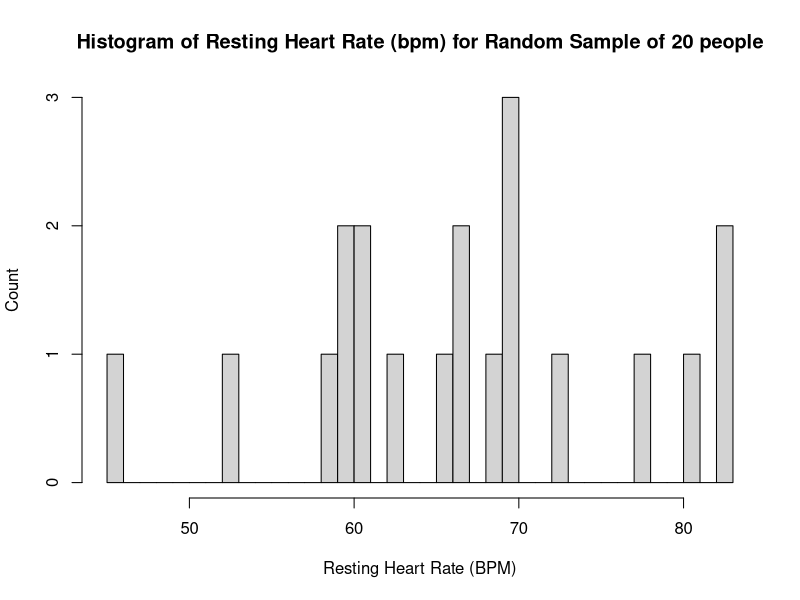
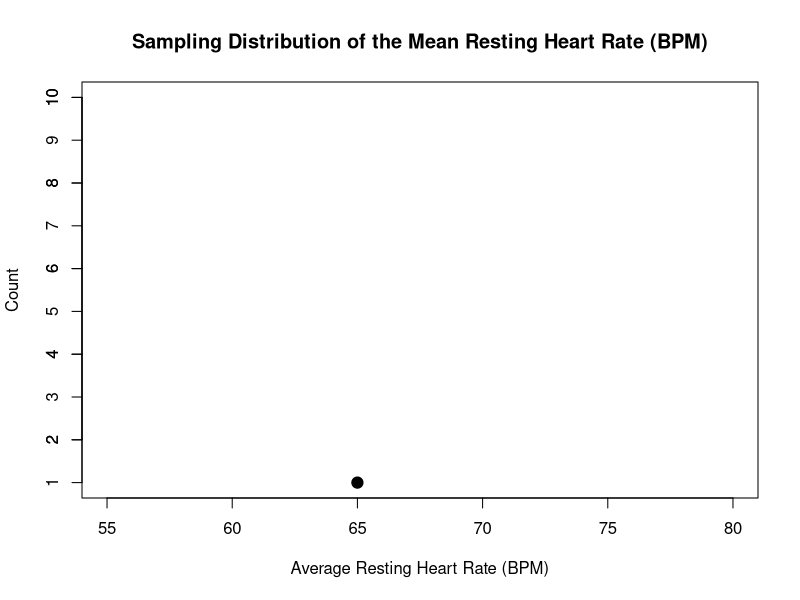
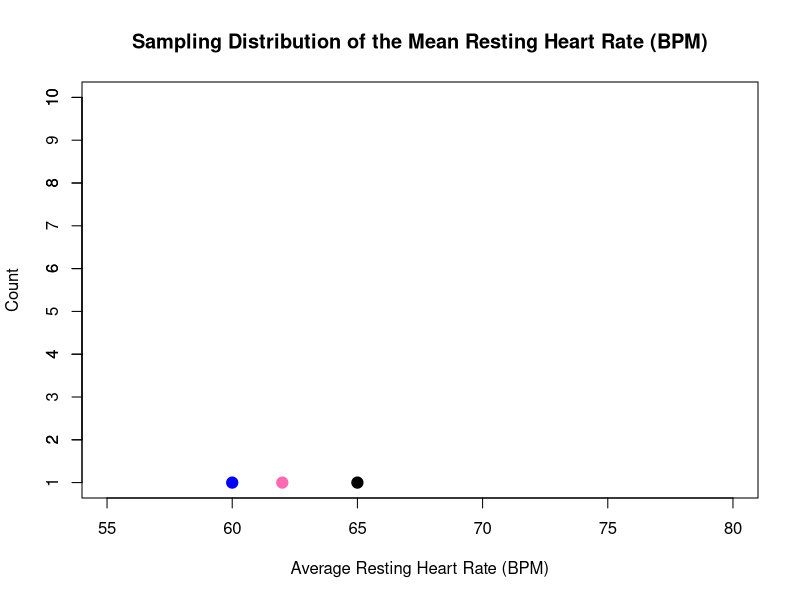
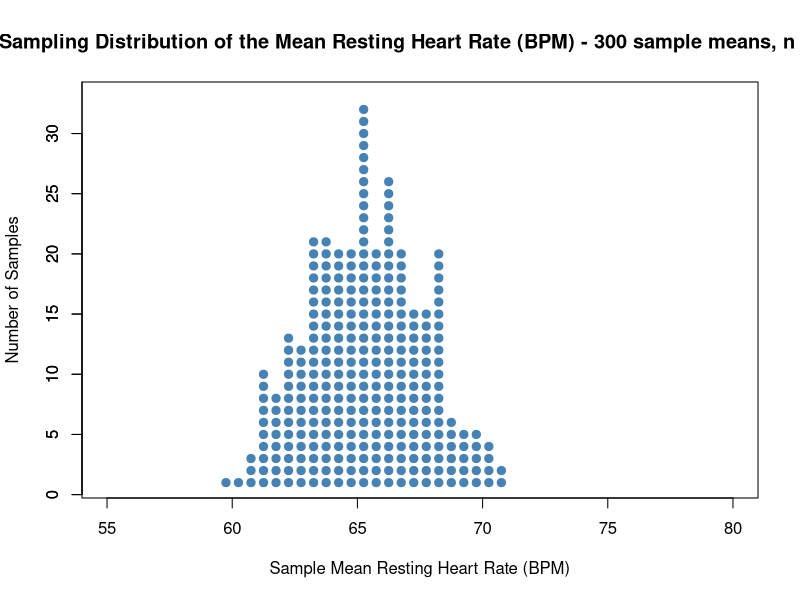
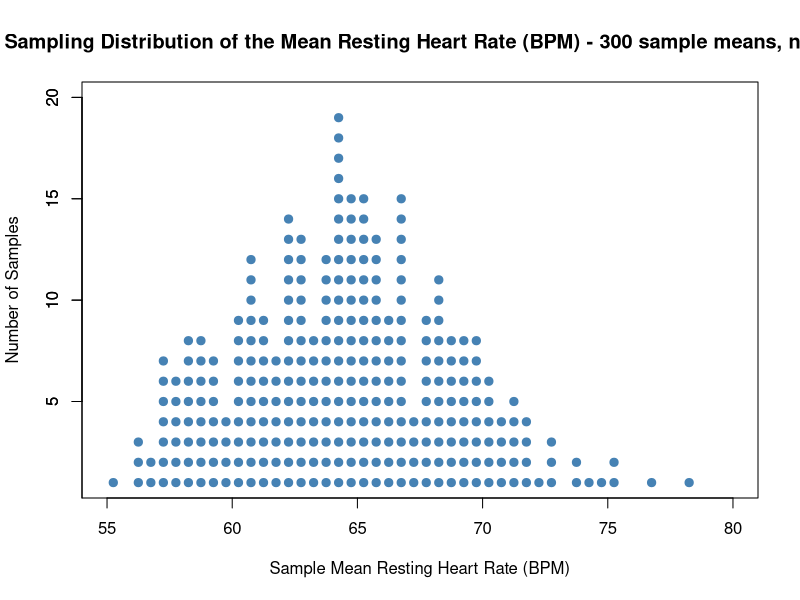
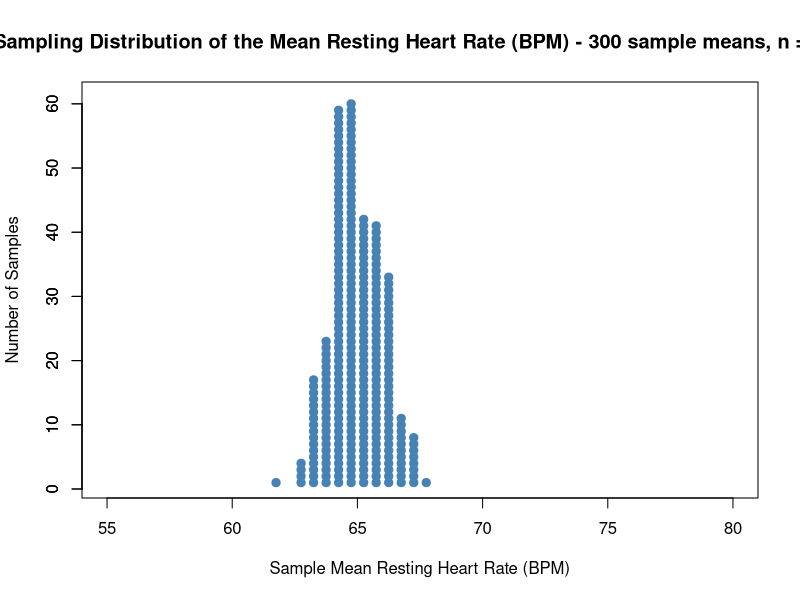

These figures' R source, in order:
## ---- chunk 1
dbinom(2, size=5, prob=0.2)
## ---- chunk 2
p0 <- dbinom(0, size=5, prob=0.2)
p0
1-p0
## ---- chunk 3
dpois(x = 5, lambda = 3)
## ---- chunk 4
library(tidyverse)
set.seed(123)
#Generate random normal
n <- 20
x <- rnorm(n, mean = 65, sd = 10)

h <- hist(
  x,
  breaks = 30,
  main = "Histogram of Resting Heart Rate (bpm) for Random Sample of 20 people",
  xlab = "Resting Heart Rate (BPM)",
  ylab = "Count"
)
## ---- chunk 5
# Blank scatter plot
plot(
  NA, NA,
  xlim = c(55, 80),
  ylim = c(1, 10),
  xlab = "Average Resting Heart Rate (BPM)",
  ylab = "Count",
  main = "Sampling Distribution of the Mean Resting Heart Rate (BPM)"
)

# Add custom y-axis ticks at 1–5
axis(side = 2, at = 1:10, labels = 1:10)
# Add one dot at (65, 1)
points(65, 1, pch = 19, cex = 1.5)
## ---- chunk 6
# Blank scatter plot
plot(
  NA, NA,
  xlim = c(55, 80),
  ylim = c(1, 10),
  xlab = "Average Resting Heart Rate (BPM)",
  ylab = "Count",
  main = "Sampling Distribution of the Mean Resting Heart Rate (BPM)"
)

# Add custom y-axis ticks at 1–5
axis(side = 2, at = 1:10, labels = 1:10)

# Add one dot at (65, 1)
points(65, 1, pch = 19, cex = 1.5, col="black")
points(60, 1, pch= 19, cex=1.5, col= "blue")
points(62, 1, pch = 19, cex = 1.5, col="hotpink")
## ---- chunk 7
# --- Population parameters ---
N_pop <- 1000
mu <- 65
sigma <- 10

# Create the population
population <- rnorm(N_pop, mean = mu, sd = sigma)

# --- Sampling parameters ---
n <- 20          # sample size
n_samples <- 300 # number of repeated samples

# Generate sample means
sample_means <- replicate(
  n_samples,
  mean(sample(population, size = n, replace = TRUE))
)

# --- Stack dots into bins ---
breaks <- seq(55, 90, by = 0.5)
bins <- cut(sample_means, breaks = breaks, include.lowest = TRUE)
counts <- table(bins)

# --- Plot ---
plot(
  NA, NA,
  xlim = c(55, 80),
  ylim = c(1, max(counts) + 1),
  xlab = "Sample Mean Resting Heart Rate (BPM)",
  ylab = "Number of Samples",
  main = "Sampling Distribution of the Mean Resting Heart Rate (BPM) - 300 sample means, n = 20"
)

axis(2, at = pretty(0:max(counts)))

# Draw stacked dots
for (i in seq_along(counts)) {
  if (counts[i] > 0) {
    x_center <- mean(breaks[i:(i + 1)])
    points(rep(x_center, counts[i]), 1:counts[i],
           pch = 19, cex = 1.1, col = "steelblue")
  }
}
## ---- chunk 8
# --- Population parameters ---
N_pop <- 1000
mu <- 65
sigma <- 10

# Create the population
population <- rnorm(N_pop, mean = mu, sd = sigma)

# --- Sampling parameters ---
n <- 5          # sample size
n_samples <- 300 # number of repeated samples

# Generate sample means
sample_means <- replicate(
  n_samples,
  mean(sample(population, size = n, replace = TRUE))
)

# --- Stack dots into bins ---
breaks <- seq(55, 90, by = 0.5)
bins <- cut(sample_means, breaks = breaks, include.lowest = TRUE)
counts <- table(bins)

# --- Plot ---
plot(
  NA, NA,
  xlim = c(55, 80),
  ylim = c(1, max(counts) + 1),
  xlab = "Sample Mean Resting Heart Rate (BPM)",
  ylab = "Number of Samples",
  main = "Sampling Distribution of the Mean Resting Heart Rate (BPM) - 300 sample means, n = 5"
)

axis(2, at = pretty(0:max(counts)))

# Draw stacked dots
for (i in seq_along(counts)) {
  if (counts[i] > 0) {
    x_center <- mean(breaks[i:(i + 1)])
    points(rep(x_center, counts[i]), 1:counts[i],
           pch = 19, cex = 1.1, col = "steelblue")
  }
}
## ---- chunk 9
# --- Population parameters ---
N_pop <- 1000
mu <- 65
sigma <- 10

# Create the population
population <- rnorm(N_pop, mean = mu, sd = sigma)

# --- Sampling parameters ---
n <- 100          # sample size
n_samples <- 300 # number of repeated samples

# Generate sample means
sample_means <- replicate(
  n_samples,
  mean(sample(population, size = n, replace = TRUE))
)

# --- Stack dots into bins ---
breaks <- seq(55, 90, by = 0.5)
bins <- cut(sample_means, breaks = breaks, include.lowest = TRUE)
counts <- table(bins)

# --- Plot ---
plot(
  NA, NA,
  xlim = c(55, 80),
  ylim = c(1, max(counts) + 1),
  xlab = "Sample Mean Resting Heart Rate (BPM)",
  ylab = "Number of Samples",
  main = "Sampling Distribution of the Mean Resting Heart Rate (BPM) - 300 sample means, n = 100"
)

axis(2, at = pretty(0:max(counts)))

# Draw stacked dots
for (i in seq_along(counts)) {
  if (counts[i] > 0) {
    x_center <- mean(breaks[i:(i + 1)])
    points(rep(x_center, counts[i]), 1:counts[i],
           pch = 19, cex = 1.1, col = "steelblue")
  }
}
